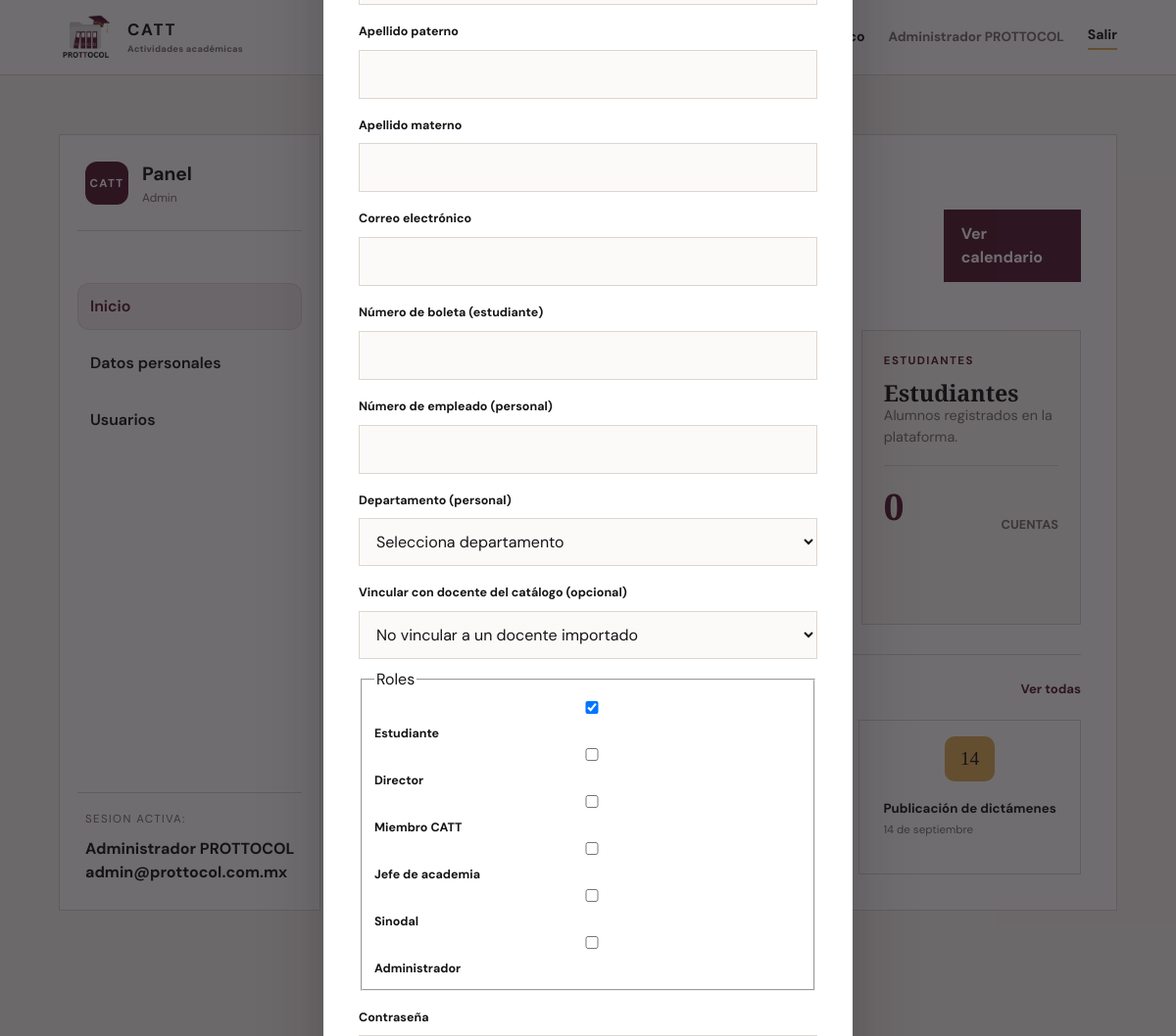
/panelAdmin.php?modal=nuevo_usuario (signed in), run on the app's committed database.
### tables this page shows
CREATE TABLE Empleado(
    UserId INT UNSIGNED PRIMARY KEY,
    NumeroEmpleado VARCHAR(30) NOT NULL UNIQUE,
    DeptId INT UNSIGNED NOT NULL,
    CONSTRAINT fk_empleado_usuario 
        FOREIGN KEY (UserId) REFERENCES Usuarios(UserId)
        ON UPDATE CASCADE
        ON DELETE CASCADE,
    CONSTRAINT fk_empleado_departamento 
        FOREIGN KEY (DeptId) REFERENCES Academia_Departamento(DeptId)
        ON UPDATE CASCADE
        ON DELETE RESTRICT  
);

CREATE TABLE Usuarios (
    UserId INT UNSIGNED AUTO_INCREMENT PRIMARY KEY,
    Nombre VARCHAR(60) NOT NULL,
    ApellidoPaterno VARCHAR(60) NOT NULL,
    ApellidoMaterno VARCHAR(60) NOT NULL,
    Email VARCHAR(160) NOT NULL UNIQUE,
    PasswordHash VARCHAR(255) NOT NULL
);

### app/auth.php (called while the page is built, shortened)
<?php
require_once __DIR__ . '/../config/database.php';
require_once __DIR__ . '/helpers.php';
function currentUser(): ?array
{
    return $_SESSION['user'] ?? null;
}

### config/database.php (called while the page is built, shortened)
<?php
function database(): PDO
{
    static $connection = null;
    if ($connection instanceof PDO) {
        return $connection;
    }
    $host = getenv('DB_HOST') ?: '127.0.0.1';
    $name = getenv('DB_NAME') ?: 'catt_prottocol';
    $user = getenv('DB_USER') ?: 'root';
    $pass = getenv('DB_PASS') ?: '';
    $dsn = "mysql:host={$host};dbname={$name};charset=utf8mb4";
    $connection = new PDO($dsn, $user, $pass, [
        PDO::ATTR_ERRMODE => PDO::ERRMODE_EXCEPTION,
        PDO::ATTR_DEFAULT_FETCH_MODE => PDO::FETCH_ASSOC,
        PDO::ATTR_EMULATE_PREPARES => false,
    ]);
    return $connection;
}

### app/helpers.php (called while the page is built, shortened)
<?php
function fullName(array $user): string
{
    return implode(' ', array_filter([
        $user['nombre'] ?? '',
        $user['apellido_paterno'] ?? '',
        $user['apellido_materno'] ?? '',
    ]));
}
function e(?string $value): string
{
    return htmlspecialchars($value ?? '', ENT_QUOTES, 'UTF-8');
}

### public/panelAdmin.php (the view, shortened to what this page needs)
<?php
require_once __DIR__ . '/../app/auth.php';
require_once __DIR__ . '/../app/views/dashboard/sidebar.php';
$rolLabels = [
    'estudiante' => 'Estudiante',
    'director' => 'Director',
    'miembroCatt' => 'Miembro CATT',
    'jefeAcademia' => 'Jefe de academia',
    'sinodal' => 'Sinodal',
    'admin' => 'Administrador',
];
$usuarios = [];
try {
    $query = database()->query("SELECT u.UserId AS id, u.Nombre AS nombre, u.Email AS correo, e.NumeroBoleta AS noBoleta, em.NumeroEmpleado AS numero_empleado, GROUP_CONCAT(ur.Rol ORDER BY ur.Rol SEPARATOR ', ') AS roles, MAX(a.UserId IS NOT NULL) AS administrador_registrado FROM Usuarios u LEFT JOIN Estudiante e ON e.UserId = u.UserId LEFT JOIN Empleado em ON em.UserId = u.UserId LEFT JOIN Usuario_Roles ur ON ur.UserId = u.UserId LEFT JOIN Administradores a ON a.UserId = u.UserId GROUP BY u.UserId, u.Nombre, u.Email, e.NumeroBoleta, em.NumeroEmpleado ORDER BY u.UserId");
    $usuarios = $query->fetchAll();
} catch (PDOException $exception) {
    flash('error', 'No fue posible consultar usuarios, departamentos o docentes disponibles.');
}
$conteoRoles = ['estudiante' => 0, 'director' => 0, 'sinodal' => 0, 'miembroCatt' => 0, 'jefeAcademia' => 0, 'admin' => 0];
foreach ($usuarios as $index => $usuario) {
    $userRoles = array_filter(array_map('trim', explode(',', $usuario['roles'] ?? '')));
    foreach ($userRoles as $userRole) {
        $conteoRoles[$userRole] = ($conteoRoles[$userRole] ?? 0) + 1;
    }
    $usuarios[$index]['roles_label'] = implode(', ', array_map(static fn (string $role): string => $rolLabels[$role] ?? $role, $userRoles));
}
$rolesFormulario = is_array($_POST['roles'] ?? null)
    ? array_map('strval', $_POST['roles'])
    : ['estudiante'];
require __DIR__ . '/../app/views/header.php';
$modal = $_GET['modal'] ?? '';
$modalPermitido = in_array($modal, ['perfil', 'usuarios', 'nuevo_usuario'], true);
?>
<div class="dashboard-container">
    <?php renderSidebar('inicio'); ?>
    <main class="dashboard-main">
        <header class="dashboard-topbar">
            <div>
                <p class="eyebrow">Comisión Académica de Trabajos Terminales</p>
                <h1>Panel del Administrador</h1>
            </div>
            <a class="button button-primary" href="calendario.php">Ver calendario</a>
        </header>
        <section class="dashboard-grid">
            <article class="dashboard-card highlight">
                <p class="dashboard-kicker">Comunidad</p>
                <h2>Total de usuarios</h2>
                <p class="card-copy">La comunidad registrada en la plataforma CATT.</p>
                <div class="stat-row">
                    <strong><?= count($usuarios) ?></strong>
                    <span>usuarios</span>
                </div>
                <a class="card-list-link" href="panelAdmin.php?modal=usuarios">Ver usuarios</a>
            </article>
            <article class="dashboard-card">
                <p class="dashboard-kicker">Académicos</p>
                <h2>Docentes y CATT</h2>
                <p class="card-copy">Profesores, miembros de la comisión y administradores.</p>
                <div class="stat-row">
                    <strong><?= $conteoRoles['director'] + $conteoRoles['sinodal'] + $conteoRoles['miembroCatt'] + $conteoRoles['jefeAcademia'] + $conteoRoles['admin'] ?></strong>
                    <span>cuentas</span>
                </div>
            </article>
            <article class="dashboard-card">
                <p class="dashboard-kicker">Estudiantes</p>
                <h2>Estudiantes</h2>
                <p class="card-copy">Alumnos registrados en la plataforma.</p>
                <div class="stat-row">
                    <strong><?= $conteoRoles['estudiante'] ?></strong>
                    <span>cuentas</span>
                </div>
            </article>
        </section>
        <section class="dashboard-panel">
            <div class="panel-header">
                <h2>Próximas Fechas de la CATT</h2>
                <a href="calendario.php">Ver todas</a>
            </div>
            <div class="activity-summary">
                <div class="summary-item">
                    <span class="summary-date">18</span>
                    <div>
                        <strong>Revisión de protocolos</strong>
                        <small>Del 21 al 25 de septiembre</small>
                    </div>
                </div>
                <div class="summary-item">
                    <span class="summary-date">03</span>
                    <div>
                        <strong>Sesión de evaluación de la comisión</strong>
                        <small>19 al 23 de octubre</small>
                    </div>
                </div>
                <div class="summary-item">
                    <span class="summary-date">14</span>
                    <div>
                        <strong>Publicación de dictámenes</strong>
                        <small>14 de septiembre</small>
                    </div>
                </div>
            </div>
        </section>
    </main>
</div>
<div class="dashboard-modal <?= $modalPermitido ? 'is-open' : '' ?>" id="modal-<?= e($modalPermitido ? $modal : 'none') ?>" role="dialog" aria-modal="true" aria-hidden="<?= $modalPermitido ? 'false' : 'true' ?>">
    <?php if ($modal === 'perfil'): ?>
        <section class="dashboard-modal-content" aria-labelledby="modal-perfil-title">
            <button class="modal-close" type="button" data-close-modal aria-label="Cerrar">×</button>
            <p class="eyebrow">Mi cuenta</p><h2 id="modal-perfil-title">Datos personales</h2><p class="modal-intro">Información asociada a tu cuenta de administrador.</p>
            <dl class="profile-details">
                <div><dt>Nombre completo</dt><dd><?= e($user['nombre']) ?></dd></div>
                <div><dt>Correo electrónico</dt><dd><?= e($user['correo']) ?></dd></div>
                <div><dt>Número de boleta</dt><dd><?= e($user['noBoleta']) ?></dd></div>
                <div><dt>Rol</dt><dd>Administrador</dd></div>
            </dl>
        </section>
    <?php elseif ($modal === 'nuevo_usuario'): ?>
        <section class="dashboard-modal-content" aria-labelledby="modal-nuevo-usuario-title">
            <form method="post" class="modal-form">
                <input id="nombre" name="nombre" required value="<?= e($_POST['nombre'] ?? '') ?>">
                <label for="apellido_paterno">Apellido paterno</label>
                <input id="apellido_paterno" name="apellido_paterno" required value="<?= e($_POST['apellido_paterno'] ?? '') ?>">
                <label for="apellido_materno">Apellido materno</label>
                <input id="apellido_materno" name="apellido_materno" required value="<?= e($_POST['apellido_materno'] ?? '') ?>">
                <label for="correo">Correo electrónico</label>
                <input id="correo" name="correo" type="email" required value="<?= e($_POST['correo'] ?? '') ?>">
                <label for="noBoleta">Número de boleta (estudiante)</label>
                <input id="noBoleta" name="noBoleta" value="<?= e($_POST['noBoleta'] ?? '') ?>">
                <label for="numero_empleado">Número de empleado (personal)</label>
                <input id="numero_empleado" name="numero_empleado" value="<?= e($_POST['numero_empleado'] ?? '') ?>">
                <label for="departamento_id">Departamento (personal)</label>
                <select id="departamento_id" name="departamento_id"><option value="">Selecciona departamento</option></select>
                <label for="docente_catalogo_id">Vincular con docente del catálogo <span>(opcional)</span></label>
                <select id="docente_catalogo_id" name="docente_catalogo_id"><option value="0">No vincular a un docente importado</option></select>
                <fieldset class="admin-role-options">
                    <legend>Roles</legend>
                    <?php foreach ($rolLabels as $roleValue => $roleLabel): ?>
                        <label><input type="checkbox" name="roles[]" value="<?= e($roleValue) ?>"<?= in_array($roleValue, $rolesFormulario, true) ? ' checked' : '' ?>> <?= e($roleLabel) ?></label>
                    <?php endforeach; ?>
                </fieldset>
                <label for="password">Contraseña</label>
            </form>
        </section>
    <?php endif; ?>
</div>
<?php require __DIR__ . '/../app/views/footer.php'; ?>

### app/views/header.php (shortened to what this page needs)
<?php
require_once __DIR__ . '/../auth.php';
$user = currentUser();
$userPanelUrl = $user ? match ($user['rol']) {
        'estudiante'   => 'panelAlumno.php',
        'profesor'     => 'panelProfesor.php',
        'miembroCatt'  => 'panelMiembroCatt.php',
        'admin'        => 'panelAdmin.php',
        default        => 'calendario.php',
    }
    : 'calendario.php';
?>
<!DOCTYPE html>
<html lang="es">
<head>
    <link rel="stylesheet" href="assets/css/styles.css">
</head>
<body>
<header class="site-header">
    <a class="brand" href="index.php">
        <img src="assets/img/prottocol.webp" alt="Logo PROTTOCOL">
        <span>CATT <small>Actividades académicas</small></span>
    </a>
    <nav class="main-nav" aria-label="Navegación principal">
        <?php if ($user): ?>
            <a href="calendario.php">Calendario</a>
            <a href="directorio.php">Directorio académico</a>
            <a class="user-chip" href="<?= e($userPanelUrl) ?>" title="Abrir mi panel"><?= e(fullName($user)) ?></a>
            <a class="nav-logout" href="logout.php">Salir</a>
        <?php endif; ?>
    </nav>
</header>
<main class="page-shell">

### app/views/dashboard/sidebar.php (shortened to what this page needs)
<?php
function roleMenuItems(string $role): array
{
    $menuItems = [
        'estudiante' => [
            'inicio' => ['label' => 'Inicio', 'url' => 'panelAlumno.php'],
            'perfil' => ['label' => 'Datos personales', 'url' => 'panelAlumno.php?modal=perfil'],
            'tramites' => ['label' => 'Trámites', 'url' => 'panelAlumno.php?modal=tramites'],
            'formatos' => ['label' => 'Formatos', 'url' => 'panelAlumno.php?modal=formatos'],
            'calendario' => ['label' => 'Calendario', 'url' => 'calendario.php'],
            'avisos' => ['label' => 'Avisos', 'url' => 'panelAlumno.php'],
        ],
        'profesor' => [
            'inicio' => ['label' => 'Inicio', 'url' => 'panelProfesor.php'],
            'perfil' => ['label' => 'Datos personales', 'url' => 'panelProfesor.php?modal=perfil'],
            'revisiones' => ['label' => 'Revisiones asignadas', 'url' => 'panelProfesor.php?modal=revisiones'],
            'dictamen'   => ['label' => 'Registrar dictamen', 'url' => 'panelProfesor.php?modal=dictamen'],
            'calendario' => ['label' => 'Calendario', 'url' => 'calendario.php']
        ],
        'miembroCatt' => [
            'inicio' => ['label' => 'Inicio', 'url' => 'panelMiembroCatt.php'],
            'perfil' => ['label' => 'Datos personales', 'url' => 'panelMiembroCatt.php?modal=perfil'],
            'revisiones' => ['label' => 'Revisiones asignadas', 'url' => 'panelMiembroCatt.php?modal=revisiones'],
            'equipos' => ['label' => 'Asignar equipos TT', 'url' => 'panelMiembroCatt.php?modal=equipos'],
            'calendario' => ['label' => 'Calendario', 'url' => 'calendario.php'],
            'actividad' => ['label' => 'Nueva Actividad', 'url' => 'calendario.php#nueva-actividad']
        ],
        'admin' => [
            'inicio'   => ['label' => 'Inicio', 'url' => 'panelAdmin.php'],
            'perfil'   => ['label' => 'Datos personales', 'url' => 'panelAdmin.php?modal=perfil'],
            'usuarios' => ['label' => 'Usuarios', 'url' => 'panelAdmin.php?modal=usuarios'],
        ],
    ];
    return $menuItems[$role] ?? $menuItems['estudiante'];
}
function renderSidebar(string $active = 'inicio'): void{
    $user = currentUser();
    $items = roleMenuItems($user['rol']);
    ?>
    <aside class="dashboard-sidebar">
        <div class="sidebar-brand">
            <span class="sidebar-badge">CATT</span>
            <div class="sidebar-user">
                <strong>Panel</strong>
                <small><?=e(ucfirst($user['rol'])) ?? 'Usuario'?></small>
            </div>
        </div>
        <nav class="dashboard-nav" aria-label="Menu lateral">
            <?php foreach ($items as $key => $item): ?>
                <a class="dashboard-link <?= $active === $key ? 'active' : '' ?>" href="<?= e($item['url']) ?>">
                    <span><?= e($item['label']) ?></span>
                </a>
            <?php endforeach; ?>
        </nav>
        <div class="sidebar-user-info">
                <p>Sesion Activa:</p>
                <strong><?= e(fullName($user)) ?: 'Usuario' ?></strong>
                <strong><?= e($user['correo']) ?? 'Correo' ?></strong>
        </div>
    </aside>
    <?php
}
?>

### data on the page
empleado: UserId.Nombre "Administrador PROTTOCOL", UserId.Email "admin@prottocol.com.mx"

### other printed values
$user['rol'] "Admin"
$item['label'] "Inicio"
$item['label'] "Datos personales"
$item['label'] "Usuarios"
$conteoRoles['estudiante'] "0"
$roleLabel "Estudiante"
$roleLabel "Director"
$roleLabel "Miembro CATT"
$roleLabel "Jefe de academia"
$roleLabel "Sinodal"
$roleLabel "Administrador"
